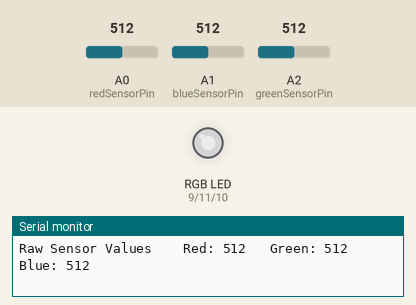
The sketch below on a simulated Arduino Uno, built with avr-gcc and run on an emulated ATmega328P. Shown: an RGB LED mixed from three pins (HIGH = lit), the last lines printed to the serial monitor. The test bench sets the inputs (shaded band); at power-on: A0 (redSensorPin) = 512, A1 (blueSensorPin) = 512, A2 (greenSensorPin) = 512. Dim RGB values are drawn brighter than linear.

Above: at 1.2 s.
1.3 s: A0 (redSensorPin) set to 415
At 1.9 s:
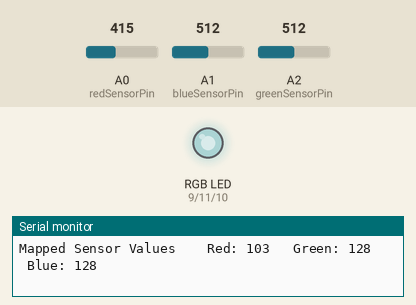
4.3 s: A0 (redSensorPin) set to 382
At 5.2 s:
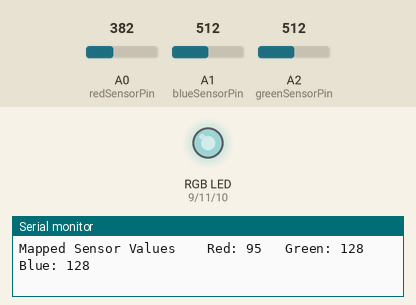
7.3 s: A1 (blueSensorPin) set to 409
At 8.7 s:
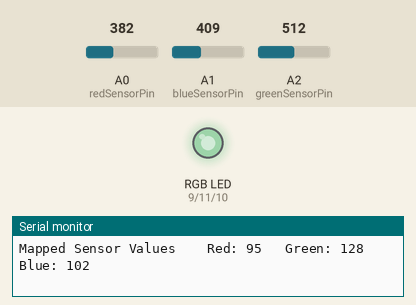
10.3 s: A1 (blueSensorPin) set to 385
At 11.6 s:
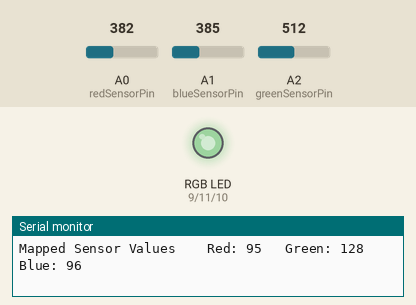
13.3 s: A2 (greenSensorPin) set to 416
At 14.0 s:
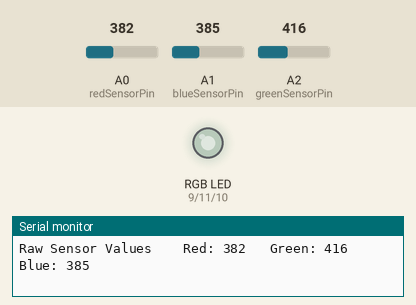
16.3 s: A2 (greenSensorPin) set to 384
At 17.6 s:
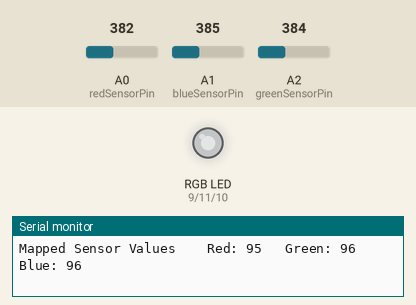
Timing chart, 0 to 19.3 s (numbered marks = the images above; inputs shaded):
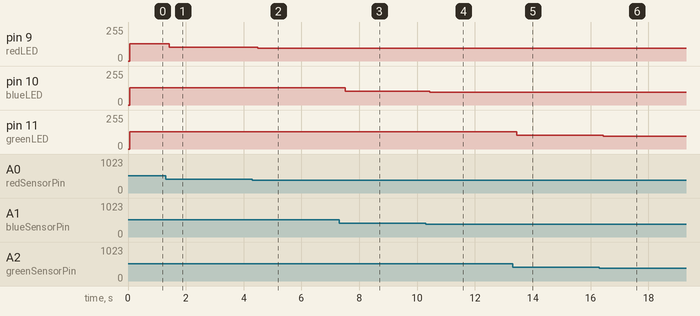

Measured:
- after the input at 1.3 s, pin 9 (redLED): 128/255 → 103/255 after 0.12 s
- after the input at 4.3 s, pin 9 (redLED): 103/255 → 95/255 after 0.18 s
- after the input at 7.3 s, pin 10 (blueLED): 128/255 → 102/255 after 0.21 s
- after the input at 10.3 s, pin 10 (blueLED): 102/255 → 96/255 after 0.13 s
- after the input at 13.3 s, pin 11 (greenLED): 128/255 → 104/255 after 0.14 s
- after the input at 16.3 s, pin 11 (greenLED): 104/255 → 96/255 after 0.14 s

The sketch:

04-colour_mixing_lamp.ino
```cpp
/* setup constants for the input and output pins*/
const int redLED = 9;
const int blueLED = 10;
const int greenLED = 11;

const int redSensorPin = A0;
const int blueSensorPin = A1;
const int greenSensorPin = A2;

int redValue;
int blueValue;
int greenValue;

int redSensorValue;
int blueSensorValue;
int greenSensorValue;

/**
 * setup - run once at the beginning of the program
 * Return: None
 */

void setup()
{
  // put your setup code here, to run once:\

  //setup LED pins for output
  pinMode(redLED, OUTPUT);
  pinMode(blueLED, OUTPUT);
  pinMode(greenLED, OUTPUT);

  //begin the serial monitor
  Serial.begin(9600);

}

/**
 * loop - run in an infinite loop
 * Return: None
 */
void loop()
{
  // put your main code here, to run repeatedly:

  //  Read the photo resistor values and store them in the appropriate variables
  redSensorValue = analogRead(redSensorPin);
  delay(5);
  blueSensorValue = analogRead(blueSensorPin);
  delay(5);
  greenSensorValue = analogRead(greenSensorPin);
  delay(5);

  // display the raw values on the serial monitor
  Serial.print("Raw Sensor Values \t Red: ");
  Serial.print(redSensorValue);
  Serial.print("\t Green: ");
  Serial.print(greenSensorValue);
  Serial.print("\t Blue: ");
  Serial.println(blueSensorValue);
  delay (5);

  // Change the values on the 1024 scale to a 255 scale to be used as the inputs to the analogRead function
  redValue = redSensorValue/4;
  greenValue = greenSensorValue/4;
  blueValue = blueSensorValue/4;

  Serial.print("Mapped Sensor Values \t Red: ");
  Serial.print(redValue);
  Serial.print("\t Green: ");
  Serial.print(greenValue);
  Serial.print("\t Blue: ");
  Serial.println(blueValue);


  analogWrite(redLED, redValue);
  analogWrite(greenLED, greenValue);
  analogWrite(blueLED, blueValue);

  delay(5);


}
```
